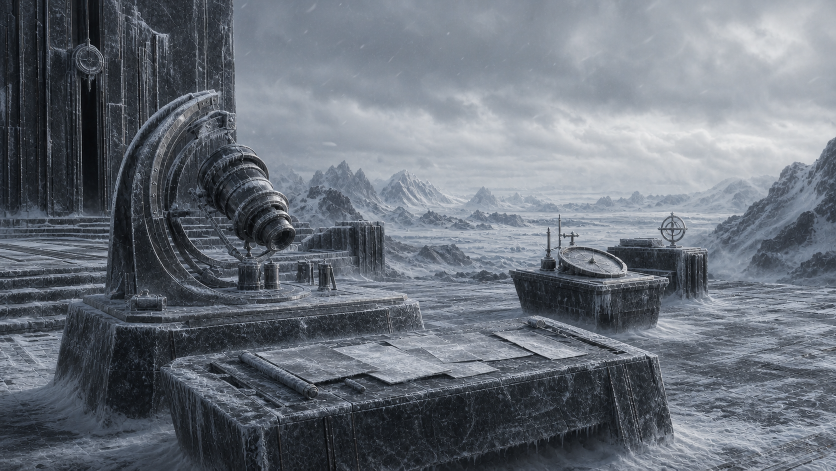
#> input picture scripts/cinematic-source/field.png, 1672 x 941 px, given in place of cores.webp, which was not available (shown at 1/2 size)
$ python build_scene_geometry_fields.py
#> lines starting #> are read from the running program, lines starting #| are printed output that depends on the picture; after the words box and inside, x2 and y2 are one past the last pixel; in counts of white or black regions, pixels touching at a corner belong together; pictures that were not available may be replaced by others from this repository, and a replacement may not be noted
from __future__ import annotations

import argparse
from pathlib import Path

import numpy as np
from PIL import Image, ImageFilter


ROOT = Path(__file__).resolve().parents[1]
PUBLIC = ROOT / "public" / "cinematic"
THEMES = ("default", "fall", "spring", "winter")
SCENES = ("cores", "systems", "chronology", "field", "surface")
FIELD_SIZE = (640, 360)
GATEWAY_FRAME_DIR = "cosmic-frames-v9"


def smoothstep(edge0: float, edge1: float, value: np.ndarray) -> np.ndarray:
    normalized = np.clip((value - edge0) / max(1e-6, edge1 - edge0), 0.0, 1.0)
    return normalized * normalized * (3.0 - 2.0 * normalized)


def blurred_array(image: Image.Image, radius: float) -> np.ndarray:
    return np.asarray(image.filter(ImageFilter.GaussianBlur(radius)), dtype=np.float32) / 255.0


def build_geometry_field(source: Path, target: Path, force: bool = False, field_size: tuple[int, int] = FIELD_SIZE) -> bool:
#> called with force = False, field_size = (640, 360)
    if target.exists() and not force:
        return False
    with Image.open(source) as raw:
#> raw is the input picture: PIL image 1672x941 RGB; mean R, G, B 105.3, 112, 121.3
        rgb = raw.convert("RGB").resize(field_size, Image.Resampling.LANCZOS)

    rgb_array = np.asarray(rgb, dtype=np.float32) / 255.0
    luminance = (
        rgb_array[:, :, 0] * 0.2126
        + rgb_array[:, :, 1] * 0.7152
        + rgb_array[:, :, 2] * 0.0722
    )
    luminance_image = Image.fromarray(np.uint8(np.clip(luminance, 0.0, 1.0) * 255))

    # These scales sit above the repeated paper grain in the scene plates. The
    # resulting field keeps the authored silhouettes, limbs, rings, cloud
    # shelves, mountain ridges, and horizons without tracing brush texture.
    macro = blurred_array(luminance_image, 10.5)
    medium = blurred_array(luminance_image, 4.8)
    gradient_x = np.gradient(medium, axis=1)
    gradient_y = np.gradient(medium, axis=0)
    macro_x = np.gradient(macro, axis=1)
    macro_y = np.gradient(macro, axis=0)
    gradient_magnitude = np.hypot(gradient_x, gradient_y)
    macro_magnitude = np.hypot(macro_x, macro_y)
    combined = gradient_magnitude * 0.76 + macro_magnitude * 1.34
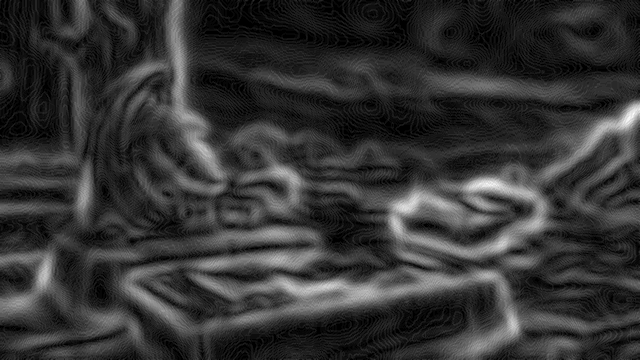
#> combined: shape (360, 640) float32; min 0, max 0.0501, mean 0.0104; drawn with min black and max white

    nonzero = combined[combined > 1e-6]
    reference = float(np.percentile(nonzero, 97.8)) if nonzero.size else 1.0
#> reference = 0.0301
    normalized = np.clip(combined / max(reference, 1e-6), 0.0, 1.0)
    edge_energy = smoothstep(0.08, 0.76, normalized)
#> in smoothstep, `return normalized * normalized * (3.0 - 2.0 * normalized)`:
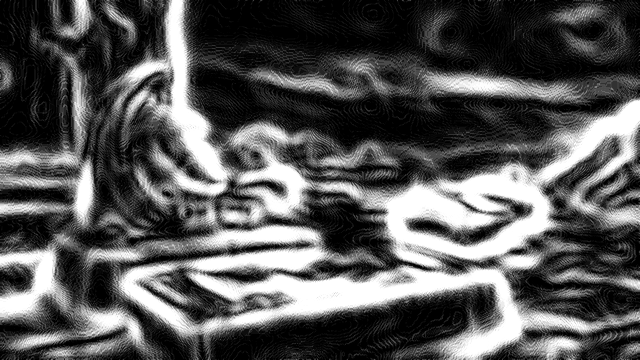
#> returned value: shape (360, 640) float32; min 0, max 1, mean 0.344

    # Favor illuminated structure without erasing darker silhouettes. This
    # keeps the field attached to the source composition instead of texture.
    light_floor = float(np.percentile(macro, 42.0))
#> light_floor = 0.365
    light_peak = float(np.percentile(macro, 96.0))
#> light_peak = 0.753
    illuminated = smoothstep(light_floor, max(light_floor + 0.02, light_peak), macro)
    edge_energy *= 0.66 + illuminated * 0.34

    edge_image = Image.fromarray(np.uint8(np.clip(edge_energy, 0.0, 1.0) * 255))
    diffusion = blurred_array(edge_image, 7.5)
    wide_diffusion = blurred_array(edge_image, 21.0)
    mask = np.clip(edge_energy * 0.96 + diffusion * 0.7 + wide_diffusion * 0.2, 0.0, 1.0)
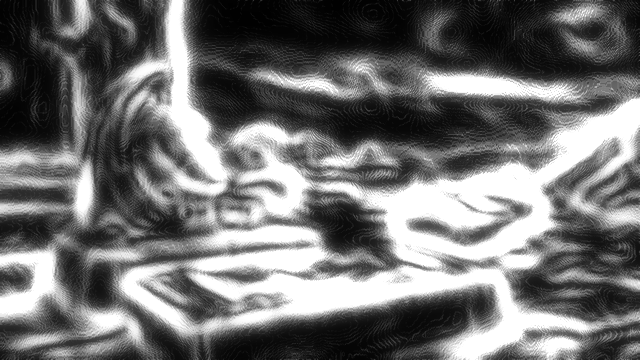
#> mask: shape (360, 640) float32; min 0.0034, max 1, mean 0.446
    mask = np.power(mask, 0.9)

    length = np.maximum(1e-6, np.hypot(gradient_x, gradient_y))
    tangent_x = -gradient_y / length
    tangent_y = gradient_x / length
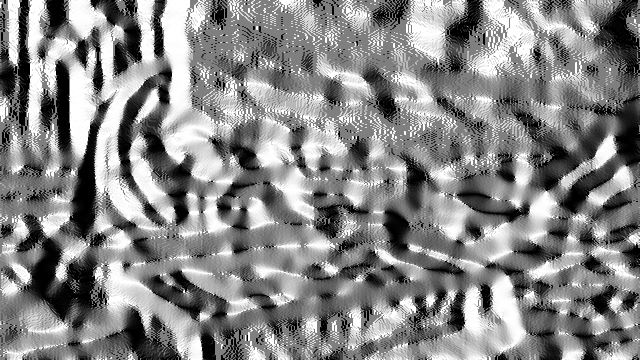
#> tangent_y: shape (360, 640) float32; min -1, max 1, mean 0.0573; drawn with min black and max white
    weak = normalized < 0.035
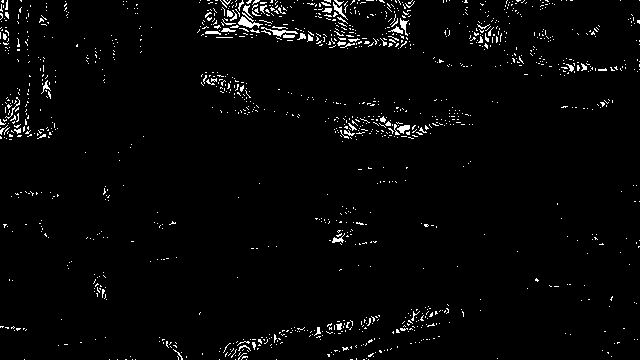
#> weak: shape (360, 640) bool; 2.5% white in thin lines or dots
    tangent_x[weak] = 1.0
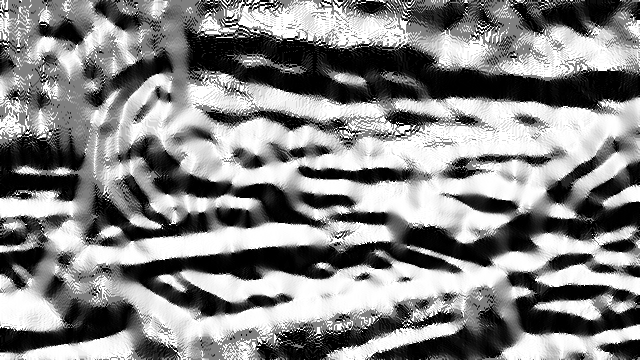
#> tangent_x: shape (360, 640) float32; min -1, max 1, mean 0.0588; drawn with min black and max white
    tangent_y[weak] = 0.0

    field = np.zeros((field_size[1], field_size[0], 4), dtype=np.uint8)
    field[:, :, 0] = np.uint8(np.clip(tangent_x * 0.5 + 0.5, 0.0, 1.0) * 255)
    field[:, :, 1] = np.uint8(np.clip(tangent_y * 0.5 + 0.5, 0.0, 1.0) * 255)
    field[:, :, 2] = np.uint8(np.clip(edge_energy, 0.0, 1.0) * 255)
    field[:, :, 3] = np.uint8(np.clip(mask, 0.0, 1.0) * 255)
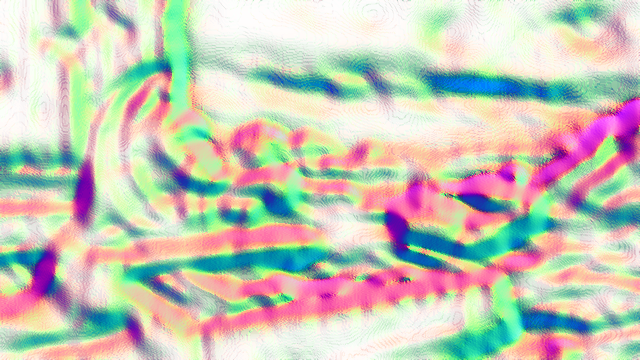
#> field: shape (360, 640, 4); mean of channels 0, 1, 2, 3 134.6, 134.4, 63.6, 119.5; transparent parts drawn white

    target.parent.mkdir(parents=True, exist_ok=True)
    Image.fromarray(field).save(
        target,
        format="WEBP",
        lossless=False,
        quality=92,
        method=4,
        exact=True,
    )
    return True


def main() -> None:
    parser = argparse.ArgumentParser(description="Build cinematic image-derived geometry fields.")
    parser.add_argument("--force", action="store_true", help="Regenerate existing geometry fields.")
    parser.add_argument(
        "--gateway-only",
        action="store_true",
        help="Regenerate gateway geometry without touching the section scene fields.",
    )
    args = parser.parse_args()
    generated = 0
    for theme in THEMES:
        theme_root = PUBLIC / theme
        geometry_root = theme_root / "geometry"
        if not args.gateway_only:
            for scene in SCENES:
                generated += int(build_geometry_field(
                    theme_root / f"{scene}.webp",
                    geometry_root / f"{scene}-flow.webp",
                    force=args.force,
                ))

        for frame_index in range(24):
            frame_name = f"frame-{frame_index:02d}.webp"
#> frame_name = 'frame-00.webp'
            generated += int(build_geometry_field(
                theme_root / "gateway" / GATEWAY_FRAME_DIR / frame_name,
                geometry_root / "gateway" / GATEWAY_FRAME_DIR / frame_name,
                force=args.force,
            ))

    print(f"Generated {generated} new image-derived geometry fields at {FIELD_SIZE[0]}x{FIELD_SIZE[1]}.")


if __name__ == "__main__":
#> (the run stopped early here; a loop or call above may not have finished)

$ run again, on scripts/cinematic-source/open.png
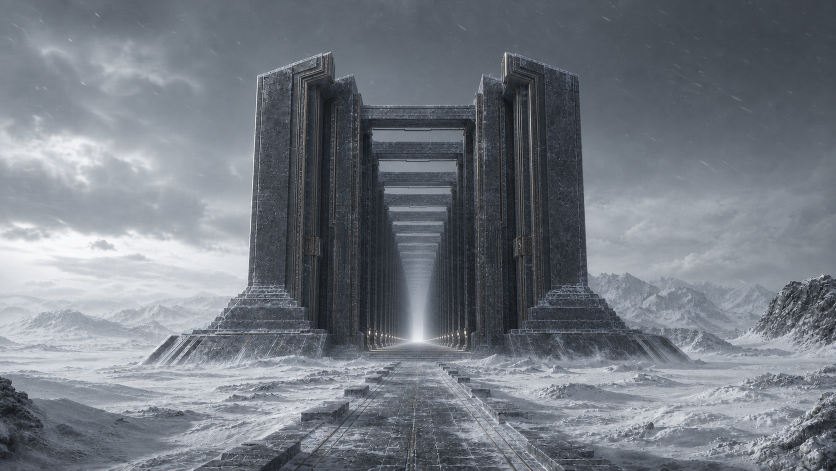
#> input picture scripts/cinematic-source/open.png, 1672 x 941 px, given in place of cores.webp, which was not available (shown at 1/2 size)
#> in build_geometry_field, raw is the input picture: PIL image 1672x941 RGB; mean R, G, B 115.9, 122, 130.1
#> reference = 0.0325
#> light_floor = 0.42
#> light_peak = 0.792
#> in build_geometry_field, `weak = normalized < 0.035`:
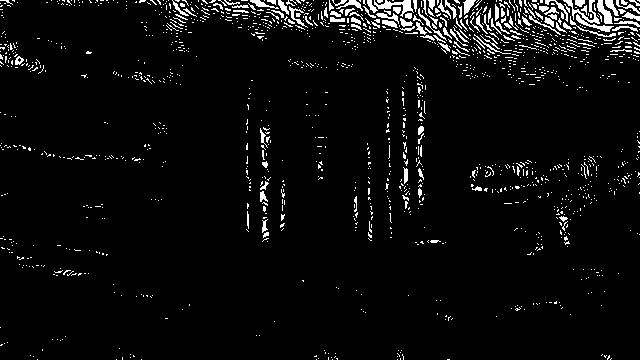
#> weak: shape (360, 640) bool; 4.6% white in thin lines or dots
#> in build_geometry_field, `field[:, :, 3] = np.uint8(np.clip(mask, 0.0, 1.0) * 255)`:
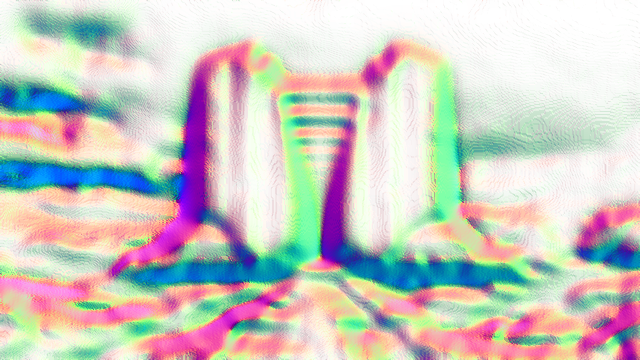
#> field: shape (360, 640, 4); mean of channels 0, 1, 2, 3 120, 117.9, 56.4, 104.2; transparent parts drawn white

$ run again, on scripts/cinematic-source/pipeline-chroma.png
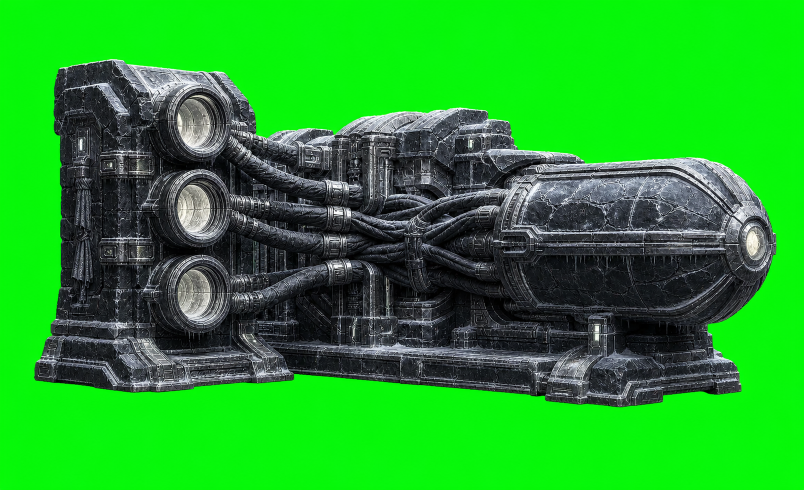
#> input picture scripts/cinematic-source/pipeline-chroma.png, 1607 x 979 px, given in place of cores.webp, which was not available (shown at 1/2 size)
#> in build_geometry_field, raw is the input picture: PIL image 1607x979 RGB; mean R, G, B 34.2, 161.9, 39.6
#> reference = 0.0505
#> light_floor = 0.455
#> light_peak = 0.702
#> in build_geometry_field, `weak = normalized < 0.035`:
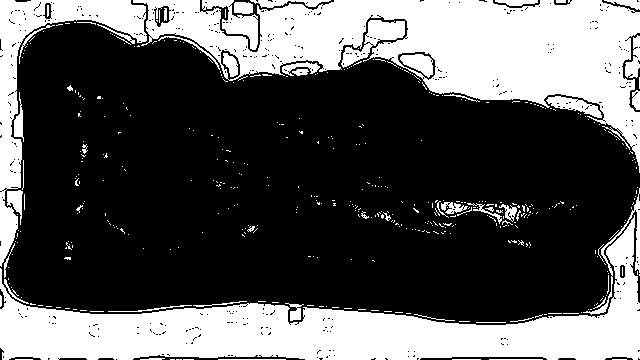
#> weak: shape (360, 640) bool; 34.8% white; 467 white regions (411 under 20 px), largest, box (x1, y1, x2, y2) and area: (133, 0, 640, 173) 32595, (0, 215, 640, 360) 30551, (0, 0, 147, 267) 7393
#> in build_geometry_field, `field[:, :, 3] = np.uint8(np.clip(mask, 0.0, 1.0) * 255)`:
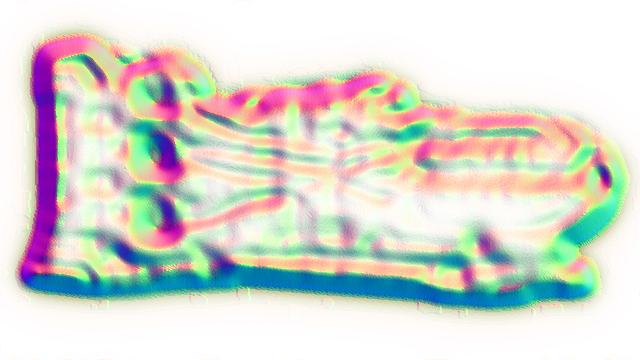
#> field: shape (360, 640, 4); mean of channels 0, 1, 2, 3 172.1, 128.5, 39.6, 75.9; transparent parts drawn white
